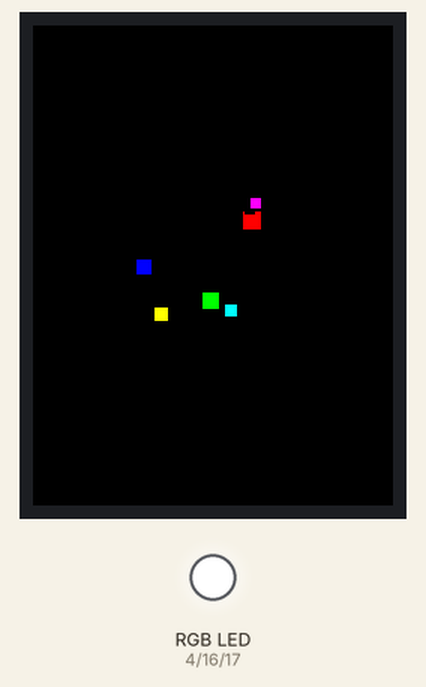
The program below on a simulated ESP32 board running MicroPython. Parts: 240×320 colour display, an RGB LED mixed from three pins (HIGH = lit). Random numbers come from a fixed seed; library files of the repository ran but are not shown: ili9341.py, xpt2046.py; pins used as bus, display or sensor lines are not drawn; what the program prints to the serial console is not drawn.

Above: at 0.96 s.
At 3.36 s:
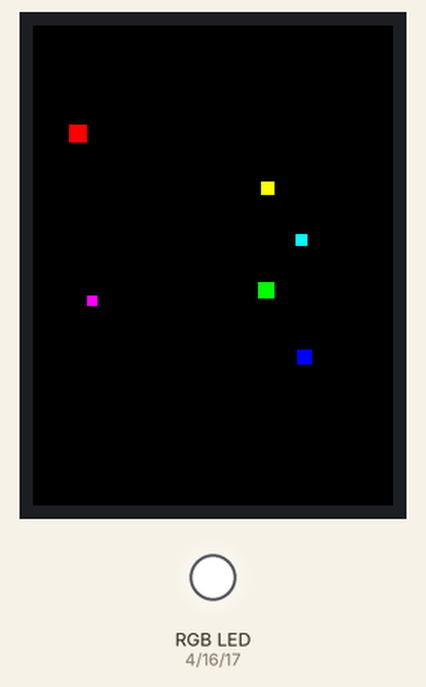
At 6.06 s:
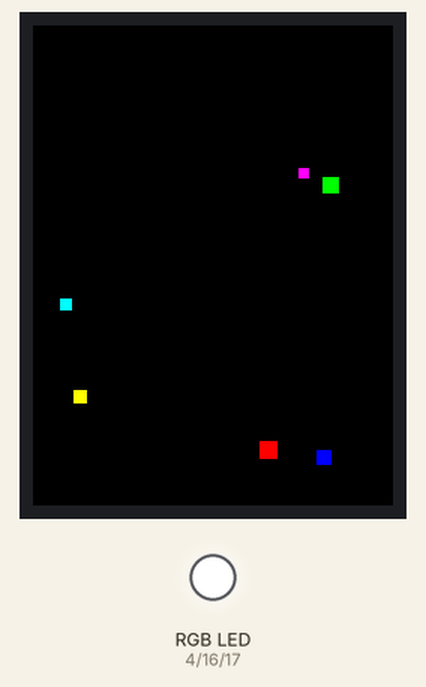
At 11.17 s:
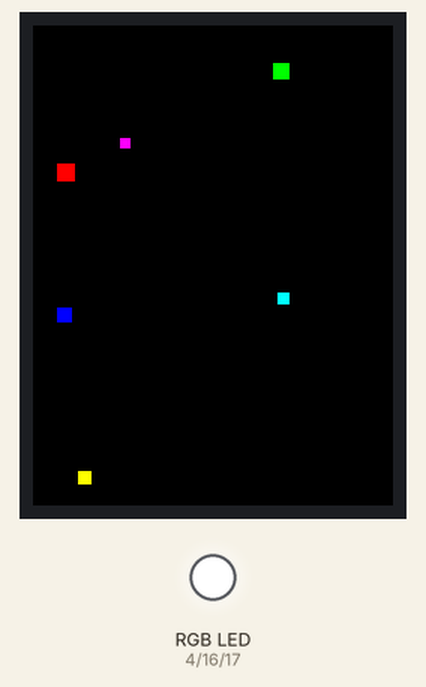
At 16.27 s:
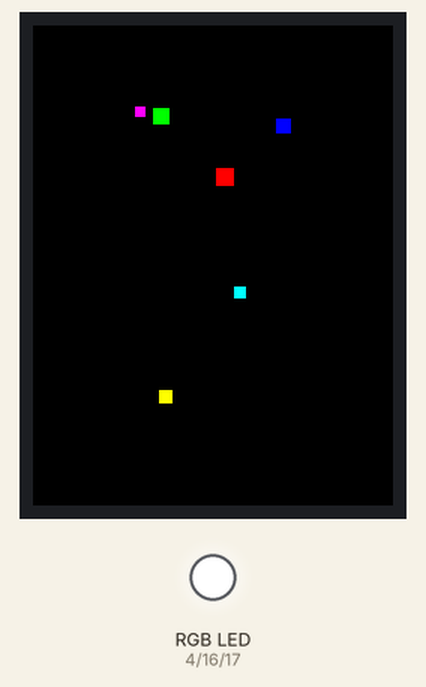
At 21.68 s:
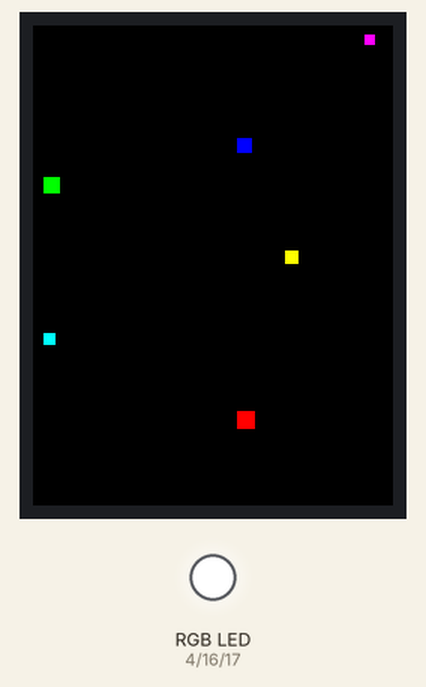

The program:

bouncing_boxes.py
```python
import sys
from random import random, seed

from cyd_colours import AQUA, BLUE, FUCHSIA, GREEN, RED, YELLOW
from cyd_utils import get_cyd_utils
from utime import sleep_us, ticks_cpu, ticks_diff, ticks_us

# get a reference to cyd_utils
cyd_utils = get_cyd_utils()
cyd_display = cyd_utils.cyd_display()


class Box(object):
    """Bouncing box."""

    def __init__(self, screen_width, screen_height, size, display, color):
        """Initialize box.

        Args:
            screen_width (int): Width of screen.
            screen_height (int): Width of height.
            size (int): Square side length.
            display (ILI9341): display object.
            color (int): RGB565 color value.
        """
        self.size = size
        self.w = screen_width
        self.h = screen_height
        self.display = display
        self.color = color
        # Generate non-zero random speeds between -5.0 and 5.0
        seed(ticks_cpu())
        r = random() * 10.0
        self.x_speed = 5.0 - r if r < 5.0 else r - 10.0
        r = random() * 10.0
        self.y_speed = 5.0 - r if r < 5.0 else r - 10.0

        self.x = self.w / 2.0
        self.y = self.h / 2.0
        self.prev_x = self.x
        self.prev_y = self.y

    def update_pos(self):
        """Update box position and speed."""
        x = self.x
        y = self.y
        size = self.size
        w = self.w
        h = self.h
        x_speed = abs(self.x_speed)
        y_speed = abs(self.y_speed)
        self.prev_x = x
        self.prev_y = y

        if x + size >= w - x_speed:
            self.x_speed = -x_speed
        elif x - size <= x_speed + 1:
            self.x_speed = x_speed

        if y + size >= h - y_speed:
            self.y_speed = -y_speed
        elif y - size <= y_speed + 1:
            self.y_speed = y_speed

        self.x = x + self.x_speed
        self.y = y + self.y_speed

    def draw(self):
        """Draw box."""
        x = int(self.x)
        y = int(self.y)
        size = self.size
        prev_x = int(self.prev_x)
        prev_y = int(self.prev_y)
        self.display.fill_hrect(prev_x - size, prev_y - size, size, size, 0)
        self.display.fill_hrect(x - size, y - size, size, size, self.color)


def bouncing_box():
    """Bouncing box."""
    try:
        cyd_display.clear()

        colors = [RED, GREEN, BLUE, YELLOW, AQUA, FUCHSIA]
        sizes = [12, 11, 10, 9, 8, 7]
        boxes = [Box(239, 319, sizes[i], cyd_display, colors[i]) for i in range(6)]

        print("press Ctrl-C to exit...")

        while True:
            timer = ticks_us()
            for b in boxes:
                b.update_pos()
                b.draw()
            # Attempt to set framerate to 30 FPS
            timer_dif = 33333 - ticks_diff(ticks_us(), timer)
            if timer_dif > 0:
                sleep_us(timer_dif)

    except KeyboardInterrupt:
        cyd_display.cleanup()
        print("end of run")
        sys.exit()


bouncing_box()
```

cyd_colours.py
```python
AQUA = const(0x07FF)  # (0, 255, 255)
BLACK = const(0x0000)  # (0, 0, 0)
BLUE = const(0x001F)  # (0, 0, 255)
BLUE_RIBBON = const(0x21F)  # (0, 64, 255)
CHARTREUSE = const(0x87E0)  # (128, 255, 0)
CYAN = const(0x87FF)  # (128, 255, 255)
DARK_BLUE = const(0x401F)  # (64, 0, 255)
DARK_GREEN = const(0x0400)  # (0, 128, 0)
DARK_GREY = const(0x2104)  # (34, 34, 34)
DEEP_PINK = const(0xF810)  # (255, 0, 128)
DODGER_BLUE = const(0x041F)  # (0, 128, 255)
FUCHSIA = const(0xF81F)  # (255, 0, 255)
GREEN = const(0x07E0)  # (0, 255, 0)
GREY = const(0x8410)  # (128, 128, 128)
INDIGO = const(0x801F)  # (128, 0, 255)
LIGHT_CORAL = const(0xFC10)  # (255, 128, 128)
LIGHT_GREEN = const(0x87F0)  # (128, 255, 128)
LIGHT_SLATE_BLUE = const(0x841F)  # (128, 128, 255)
LIGHT_YELLOW = const(0xFFF0)  # (255, 255, 128)
MAROON = const(0x8000)  # (128, 0, 0)
NAVY = const(0x0010)  # (0, 0, 128)
OLIVE = const(0x8400)  # (128, 128, 0)
ORANGE = const(0xFC00)  # (255, 128, 0)
PINK = const(0xFC1F)  # (255, 128, 255)
PURPLE = const(0x8010)  # (128, 0, 128)
RED = const(0xF800)  # (255, 0, 0)
SPRING_GREEN = const(0x07F0)  # (0, 255, 128)
TEAL = const(0x0410)  # (0, 128, 128)
WHITE = const(0xFFFF)  # (255, 255, 255)
YELLOW = const(0xFFE0)  # (255, 255, 0)


# use this function to generate the relevant constant
def rgb_to_rgb565(r, g, b):
    return ((r & 0xF8) << 8) | ((g & 0xFC) << 3) | (b >> 3)


# here is an example
# r, g, b = 128, 128, 255
# color = rgb_to_rgb565(r, g, b)
# print(hex(color)) # gives 0x841f as output
```

cyd_utils.py
```python
# 21/03/2024 added rotation to initial params, NB defaults to zero
import os

from ili9341 import Display
from machine import ADC, SPI, Pin, SDCard, SoftSPI
from xpt2046 import Touch


class _CydUtils(object):

    def __init__(self, width, height, rotation):
        self._sd_on = False
        self._init_display(width, height, rotation)
        self._init_touchscreen()
        self._init_leds()
        self._init_light_sensor()

    # returns a reference to the CYD display screen
    def cyd_display(self):
        return self._display

    # returns a reference to the CYD touch screen
    def cyd_touch(self, touch_handler):
        self._touch = Touch(
            self._touch_spi, cs=Pin(33), int_pin=Pin(36), int_handler=touch_handler
        )
        return self._touch

    # returns a reference to the CYD light sensor
    def cyd_lightsensor(self):
        return self._lightsensor

    # turn led off
    def led_off(self):
        # turn all off
        self._red_led.value(1)
        self._green_led.value(1)
        self._blue_led.value(1)

    def red_led_on(self):
        self.led_off()
        # turn red on
        self._red_led.value(0)

    def green_led_on(self):
        self.led_off()
        # turn green on
        self._green_led.value(0)

    def blue_led_on(self):
        self.led_off()
        # turn blue on
        self._blue_led.value(0)

    # mount SD card
    def mountSDcard(self):
        if self._sd_on:
            print("SD card already mounted, ignored")
            return True
        try:
            # Set up SD card
            sd = SDCard(slot=2, sck=Pin(18), miso=Pin(19), mosi=Pin(23), cs=Pin(5))
            # Print SD card info (seems to be card size and sector size?)
            print("sd.info", sd.info())

            # Mount SD card and print directory listing
            # SD card must be formatted with a file system recognised by ESP32 (FAT)
            os.mount(sd, "/sd")
            # sd_contents=os.listdir("/sd")
            self._sd_on = True
            return True
        except OSError:
            self._sd_on = False
            print("failed to mount SD card!")
            return False

    def _init_display(self, width, height, rotation):
        # Set up SPI for display
        # Baud rate of 40000000 seems about the max
        self._display_spi = SPI(1, baudrate=40000000, sck=Pin(14), mosi=Pin(13))

        # Set up display
        # The library needs a reset pin, which does not exist on this board
        self._display = Display(
            self._display_spi,
            dc=Pin(2),
            cs=Pin(15),
            rst=Pin(15),
            width=width,
            height=height,
            rotation=rotation,
        )

        # Turn on display backlight
        self._backlight = Pin(21, Pin.OUT)
        self._backlight.on()

    def _init_touchscreen(self):
        # Read touch screen
        # self._touch_spi = SPI(
        #     2, baudrate=1000000, sck=Pin(25), mosi=Pin(32), miso=Pin(39)
        # )
        self._touch_spi = SoftSPI(
            baudrate=100000,
            polarity=1,
            phase=0,
            sck=Pin(25),
            mosi=Pin(32),
            miso=Pin(39),
        )

    def _init_leds(self):
        # RGB LED at the back
        self._red_led = Pin(4, Pin.OUT)
        self._green_led = Pin(16, Pin.OUT)
        self._blue_led = Pin(17, Pin.OUT)
        self.led_off()

    def _init_light_sensor(self):
        self._lightsensor = ADC(34, atten=ADC.ATTN_0DB)


# -----------------------------------
_cyd_utils = None  # used to check only ever one instance of utils


def get_cyd_utils(width=240, height=320, rotation=0):
    global _cyd_utils
    if _cyd_utils is None:
        # cretae an instance
        _cyd_utils = _CydUtils(width, height, rotation)
    return _cyd_utils
```
